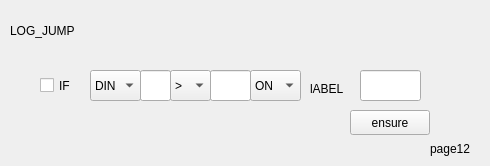
   <widget class="QWidget" name="page_13">
    <widget class="QLabel" name="label_63">
     <property name="geometry">
      <rect>
       <x>10</x>
       <y>20</y>
       <width>81</width>
       <height>21</height>
      </rect>
     </property>
     <property name="text">
      <string>LOG_JUMP</string>
     </property>
    </widget>
    <widget class="QLabel" name="label_65">
     <property name="geometry">
      <rect>
       <x>310</x>
       <y>80</y>
       <width>41</width>
       <height>17</height>
      </rect>
     </property>
     <property name="text">
      <string>lABEL</string>
     </property>
    </widget>
    <widget class="QLineEdit" name="jump_labelnumber_lineEdit">
     <property name="geometry">
      <rect>
       <x>360</x>
       <y>70</y>
       <width>61</width>
       <height>31</height>
      </rect>
     </property>
    </widget>
    <widget class="QLabel" name="label_66">
     <property name="geometry">
      <rect>
       <x>430</x>
       <y>140</y>
       <width>51</width>
       <height>17</height>
      </rect>
     </property>
     <property name="text">
      <string>page12</string>
     </property>
    </widget>
    <widget class="QComboBox" name="jump_comparevalue2_comboBox">
     <property name="geometry">
      <rect>
       <x>250</x>
       <y>70</y>
       <width>51</width>
       <height>31</height>
      </rect>
     </property>
     <item>
      <property name="text">
       <string>ON</string>
      </property>
     </item>
     <item>
      <property name="text">
       <string>OFF</string>
      </property>
     </item>
    </widget>
    <widget class="QComboBox" name="jump_comparesign_comboBox">
     <property name="geometry">
      <rect>
       <x>170</x>
       <y>70</y>
       <width>41</width>
       <height>31</height>
      </rect>
     </property>
     <item>
      <property name="text">
       <string>&gt;</string>
      </property>
     </item>
     <item>
      <property name="text">
       <string>&lt;</string>
      </property>
     </item>
     <item>
      <property name="text">
       <string>&gt;=</string>
      </property>
     </item>
     <item>
      <property name="text">
       <string>&lt;=</string>
      </property>
     </item>
     <item>
      <property name="text">
       <string>=</string>
      </property>
     </item>
    </widget>
    <widget class="QComboBox" name="jump_vartype_comboBox">
     <property name="geometry">
      <rect>
       <x>90</x>
       <y>70</y>
       <width>51</width>
       <height>31</height>
      </rect>
     </property>
     <item>
      <property name="text">
       <string>DIN</string>
      </property>
     </item>
     <item>
      <property name="text">
       <string>DOUT</string>
      </property>
     </item>
     <item>
      <property name="text">
       <string>B</string>
      </property>
     </item>
     <item>
      <property name="text">
       <string>INT</string>
      </property>
     </item>
    </widget>
    <widget class="QLineEdit" name="jump_varaddress_lineEdit">
     <property name="geometry">
      <rect>
       <x>140</x>
       <y>70</y>
       <width>31</width>
       <height>31</height>
      </rect>
     </property>
    </widget>
    <widget class="QLineEdit" name="jump_comparevalue1_lineEdit">
     <property name="geometry">
      <rect>
       <x>210</x>
       <y>70</y>
       <width>41</width>
       <height>31</height>
      </rect>
     </property>
    </widget>
    <widget class="QCheckBox" name="jump_if_checkBox">
     <property name="geometry">
      <rect>
       <x>40</x>
       <y>70</y>
       <width>41</width>
       <height>31</height>
      </rect>
     </property>
     <property name="text">
      <string>IF</string>
     </property>
    </widget>
    <widget class="QPushButton" name="jump_ensure_pushButton">
     <property name="geometry">
      <rect>
       <x>350</x>
       <y>110</y>
       <width>80</width>
       <height>25</height>
      </rect>
     </property>
     <property name="text">
      <string>ensure</string>
     </property>
    </widget>
   </widget>
